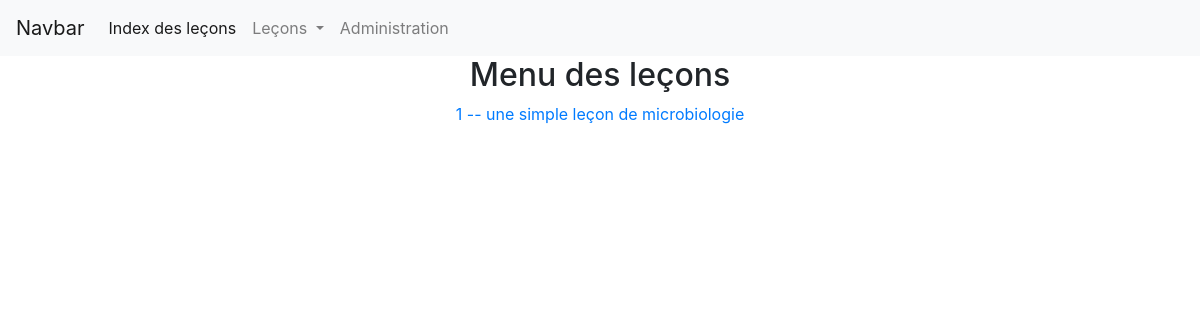
The page /tabquiz/ on the database as committed earlier.
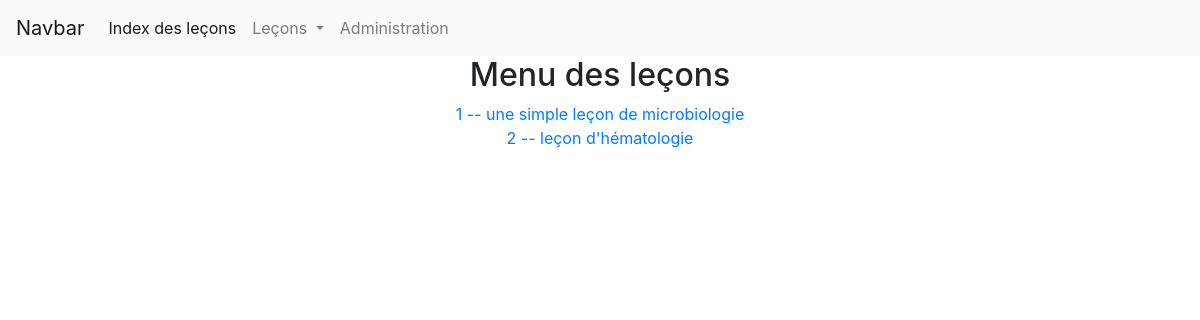
The same page on the database as committed later.
### tabquiz/models.py (models this page shows, shortened)
class Lesson(models.Model):
    lesson_id = models.IntegerField(
        primary_key=True,
        verbose_name=_('lesson id'),
    )
    description = models.CharField(max_length=200)
    class Meta:
        verbose_name = _('Lesson')
        verbose_name_plural = _('Lessons')

### tabquiz/views.py (the view)
# urls.py: path('', LessonIndexView.as_view(), name='index'),
class LessonIndexView(ListView):
    model = Lesson
    template_name='tabquiz/index.html'
    context_object_name='lesson_list'

### tabquiz/templates/tabquiz/index.html
{% extends 'tabquiz/base.html' %}
{% block content %}
<main class="text-center">
  <h2>Menu des leçons</h2>
  <ul class="list-group">
    {% for lesson in lesson_list %}
      <li><a href={% url 'tabquiz:lesson' lesson.lesson_id %}>
        {{lesson.lesson_id}} -- {{lesson.description}}
      </a></li>
    {% endfor %}
  </ul>
</main>
{% endblock %}

Rows that differ between the two databases and show on the page:
added Lesson: lesson_id "2", description "leçon d'hématologie"
